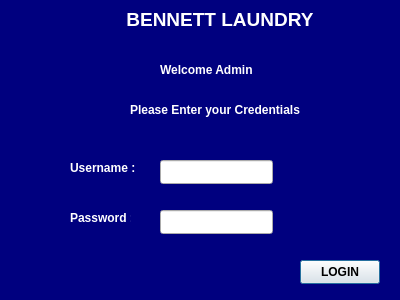
<?xml version="1.0" encoding="UTF-8"?>
<ui version="4.0">
 <class>AdminLogin</class>
 <widget class="QDialog" name="AdminLogin">
  <property name="geometry">
   <rect>
    <x>0</x>
    <y>0</y>
    <width>400</width>
    <height>300</height>
   </rect>
  </property>
  <property name="windowTitle">
   <string>Dialog</string>
  </property>
  <widget class="QLabel" name="label">
   <property name="geometry">
    <rect>
     <x>0</x>
     <y>-1</y>
     <width>401</width>
     <height>41</height>
    </rect>
   </property>
   <property name="font">
    <font>
     <pointsize>14</pointsize>
     <bold>true</bold>
    </font>
   </property>
   <property name="styleSheet">
    <string notr="true">color: rgb(255, 255, 255);
background-color: rgb(0, 0, 127);</string>
   </property>
   <property name="text">
    <string>                        BENNETT LAUNDRY</string>
   </property>
  </widget>
  <widget class="QLabel" name="label_2">
   <property name="geometry">
    <rect>
     <x>0</x>
     <y>40</y>
     <width>401</width>
     <height>261</height>
    </rect>
   </property>
   <property name="styleSheet">
    <string notr="true">background-color: rgb(0, 0, 127);</string>
   </property>
   <property name="text">
    <string/>
   </property>
  </widget>
  <widget class="QLabel" name="label_3">
   <property name="geometry">
    <rect>
     <x>160</x>
     <y>60</y>
     <width>101</width>
     <height>20</height>
    </rect>
   </property>
   <property name="font">
    <font>
     <bold>true</bold>
    </font>
   </property>
   <property name="styleSheet">
    <string notr="true">color: rgb(255, 255, 255);</string>
   </property>
   <property name="text">
    <string>Welcome Admin</string>
   </property>
  </widget>
  <widget class="QLabel" name="label_4">
   <property name="geometry">
    <rect>
     <x>130</x>
     <y>100</y>
     <width>171</width>
     <height>20</height>
    </rect>
   </property>
   <property name="font">
    <font>
     <bold>true</bold>
    </font>
   </property>
   <property name="styleSheet">
    <string notr="true">color: rgb(255, 255, 255);</string>
   </property>
   <property name="text">
    <string>Please Enter your Credentials</string>
   </property>
  </widget>
  <widget class="QLabel" name="label_5">
   <property name="geometry">
    <rect>
     <x>70</x>
     <y>160</y>
     <width>71</width>
     <height>16</height>
    </rect>
   </property>
   <property name="font">
    <font>
     <bold>true</bold>
    </font>
   </property>
   <property name="styleSheet">
    <string notr="true">color: rgb(255, 255, 255);</string>
   </property>
   <property name="text">
    <string>Username :</string>
   </property>
  </widget>
  <widget class="QLabel" name="label_6">
   <property name="geometry">
    <rect>
     <x>70</x>
     <y>210</y>
     <width>61</width>
     <height>16</height>
    </rect>
   </property>
   <property name="font">
    <font>
     <bold>true</bold>
    </font>
   </property>
   <property name="styleSheet">
    <string notr="true">color: rgb(255, 255, 255);</string>
   </property>
   <property name="text">
    <string>Password : </string>
   </property>
  </widget>
  <widget class="QLineEdit" name="txtUserName">
   <property name="geometry">
    <rect>
     <x>160</x>
     <y>160</y>
     <width>113</width>
     <height>24</height>
    </rect>
   </property>
  </widget>
  <widget class="QLineEdit" name="txtPassword">
   <property name="geometry">
    <rect>
     <x>160</x>
     <y>210</y>
     <width>113</width>
     <height>24</height>
    </rect>
   </property>
  </widget>
  <widget class="QPushButton" name="btnLogin">
   <property name="geometry">
    <rect>
     <x>300</x>
     <y>260</y>
     <width>80</width>
     <height>24</height>
    </rect>
   </property>
   <property name="font">
    <font>
     <bold>true</bold>
    </font>
   </property>
   <property name="text">
    <string>LOGIN</string>
   </property>
  </widget>
 </widget>
 <resources/>
 <connections/>
</ui>
